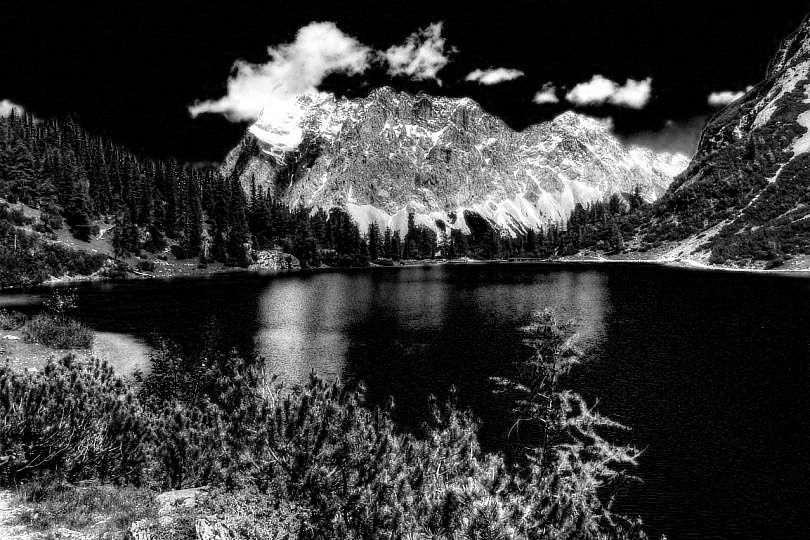
#> input picture Lab1/imagen1/imagen1_salida_gray_rojo.jpg, 810 x 540 px
$ jupyter execute --allow-errors 'Laboratorio 1.ipynb'
#> lines starting #> are read from the running program, lines starting #| are printed output that depends on the picture
# Laboratorio 1

Juan Pablo Rodas

Carnet 23007521

[cell 1]
import cv2
import matplotlib.pyplot as plt
import numpy as np

## Problema 1

[cell 2]
def colorImage(imagen, color):
    alto = imagen.shape[0]
    ancho = imagen.shape[1]
    monocromo = np.zeros((alto,ancho,3))

    for i in range(0, alto):
        for j in range(0, ancho):
            pixel = imagen[i,j]

            blue = pixel[2]
            green = pixel[1]
            red = pixel[0]

            if (color==1):
                monocromo[i,j] = [0,0,blue]
            elif (color==2):
                monocromo[i,j] = [0,green,0]
            elif (color==3):
                monocromo[i,j] = [red,0,0]
            elif (color==10):
                monocromo[i,j] = [red,green,0]
            elif (color==20):
                monocromo[i,j] = [0,green,blue]
            elif (color==30):
                monocromo[i,j] = [red,0,blue]

    return monocromo

[cell 3]
img = cv2.imread("ImagenPrueba.jpg",cv2.IMREAD_COLOR)
#> (the rest of this cell did not finish here and is left out)

#> (a cell that did not finish here is left out)

## Problema 2

[cell 5]
def reColor(img_red, img_blue, img_green):
    alto = img_red.shape[0]
    ancho = img_red.shape[1]
    recolor = np.zeros((alto,ancho,3))

    for i in range(0, alto):
        for j in range(0, ancho):

            blue = img_blue[i,j]
            green = img_green[i,j]
            red = img_red[i,j]

            recolor[i,j]=[red,green,blue]

    return recolor

[cell 6]
img_red=cv2.imread('Lab1/imagen1/imagen1_salida_gray_rojo.jpg',cv2.IMREAD_GRAYSCALE)
#> img_red is the input picture: shape (540, 810); min 0, max 255, mean 57.5
plt.imshow(img_red,cmap='gray')
plt.show()

[cell 7]
img_red=cv2.imread('Lab1/imagen1/imagen1_salida_gray_rojo.jpg',cv2.IMREAD_GRAYSCALE)
img_blue=cv2.imread('Lab1/imagen1/imagen1_salida_gray_azul.jpg',cv2.IMREAD_GRAYSCALE)
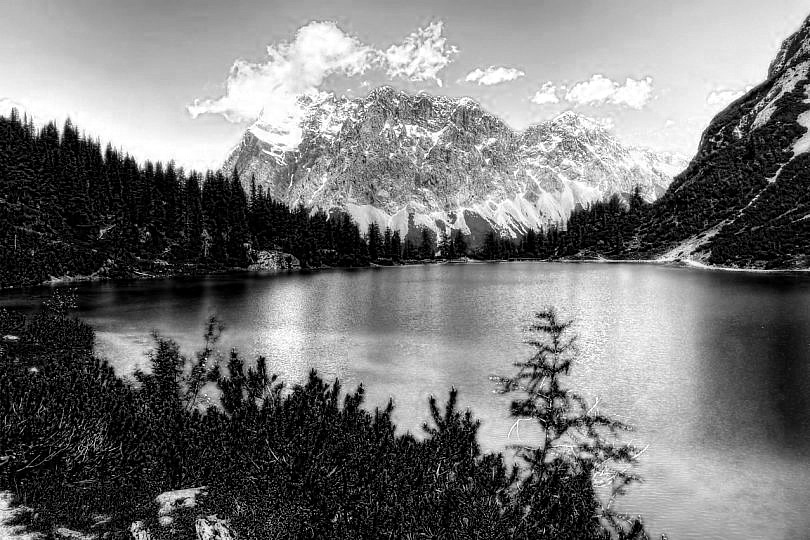
#> input picture Lab1/imagen1/imagen1_salida_gray_azul.jpg, 810 x 540 px
#> img_blue is the input picture: shape (540, 810); min 0, max 255, mean 118.1
img_green=cv2.imread('Lab1/imagen1/imagen1_salida_gray_verde.jpg',cv2.IMREAD_GRAYSCALE)
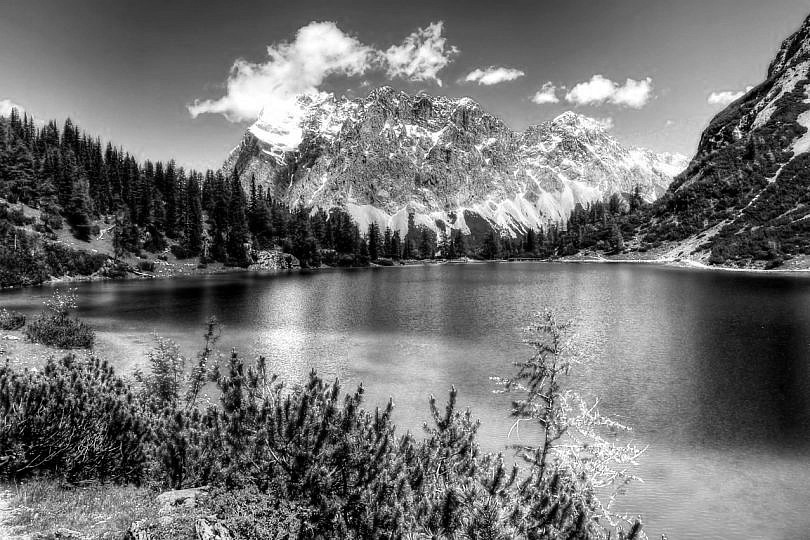
#> input picture Lab1/imagen1/imagen1_salida_gray_verde.jpg, 810 x 540 px
#> img_green is the input picture: shape (540, 810); min 0, max 255, mean 113.9

imgColor = reColor(img_red, img_blue, img_green)
#> after the loop in reColor, `for i in range(0, alto):`:
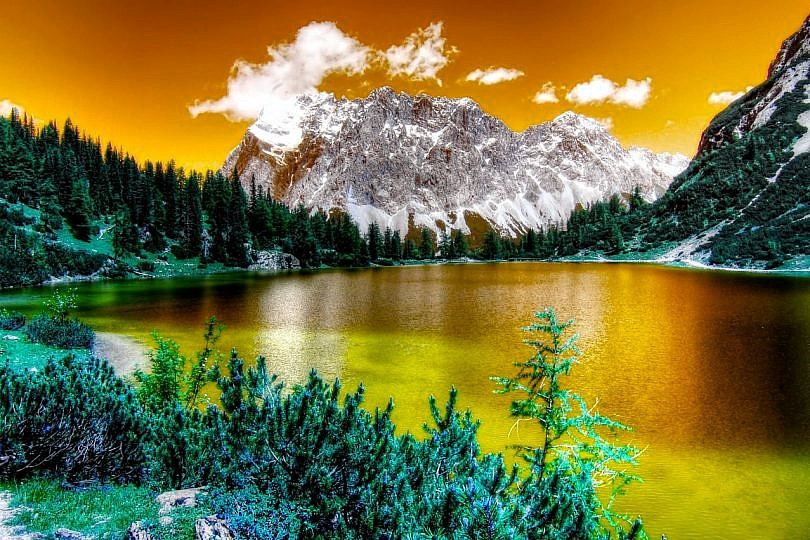
#> recolor: shape (540, 810, 3) float64; mean of channels 0, 1, 2 57.5, 113.9, 118.1; drawn as B, G, R
cv2.imwrite("reColor.jpg", imgColor)
img3 = cv2.imread("reColor.jpg")
plt.imshow(img3)
plt.show()
